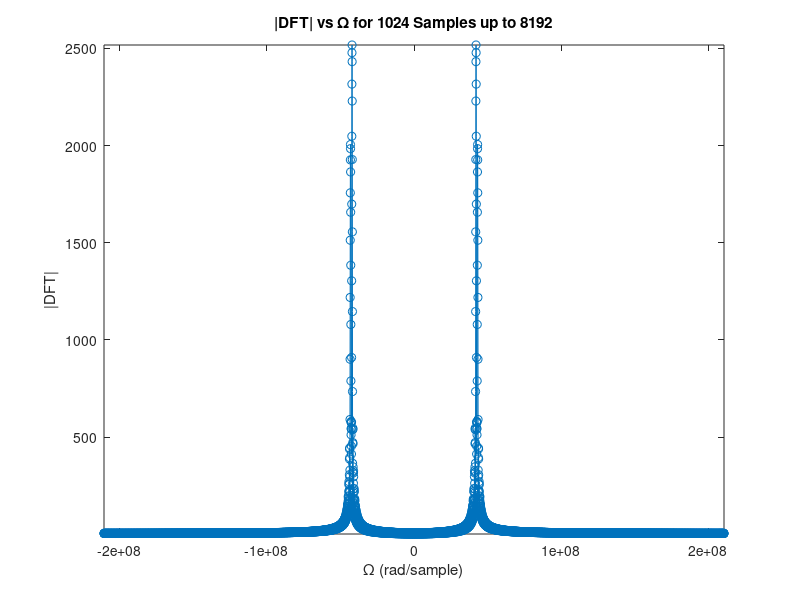

This chart was generated by the following MATLAB code:
clear;
close all;
clc;

Fs = 20000;
n = (1:1024);
x = 5*cos(.2*pi*n) + 4*cos(.205*pi*n);
X = fftshift(fft(x,8192));
omega = ((-8192/2):((8192/2)-1))*2*pi*8192;

plot(omega, abs(X), '-o')
title('|DFT| vs \Omega for 1024 Samples up to 8192')
xlabel('\Omega (rad/sample)')
ylabel('|DFT|')
xlim tight
ylim tight